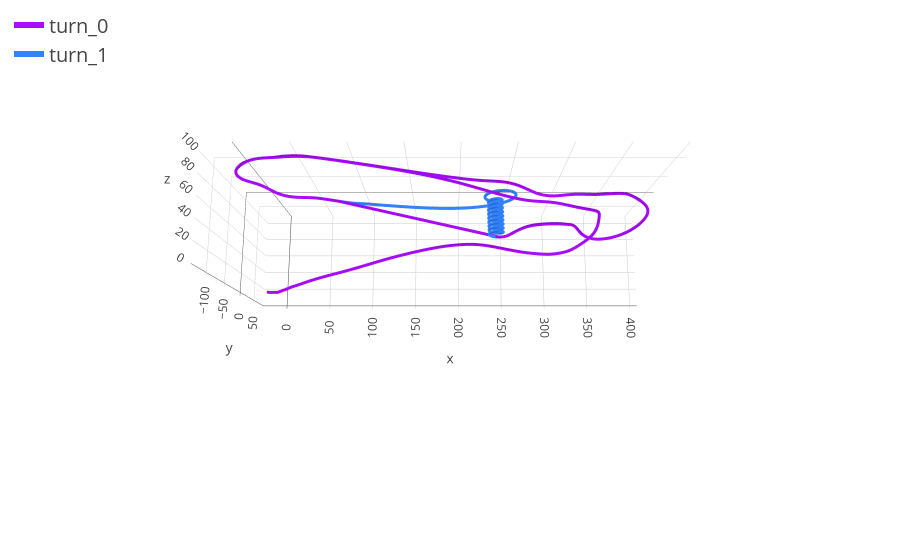

Notebook code cell kept with this figure:
### Code cell
from flightplotting import plotsec, plot_regions
from flightdata import Flight, State
import plotly.express as px
import plotly.graph_objects as go
import numpy as np
from plots import plot_controller
from parsing import make_controller_field, get_last_log
from ardupilot_log_reader import Ardupilot


np.set_printoptions(suppress=True)
log = Ardupilot(str(get_last_log()), types=list(set(Flight.ardupilot_types + ['TSPD', 'TRLL', 'TPIT', 'TYAW', 'TINF', 'RATE'])))

fl = Flight.from_log(log, 
    TSPD = make_controller_field('tspd'),
    TRLL = make_controller_field('trll'),
    TPIT = make_controller_field('tpit'),
    TYAW = make_controller_field('tyaw'),
    TINF = dict(
        tinf_id='id',
        tinf_cmd='cmd',
        tinf_loadfactor='loadfactor',
        tinf_stage = 'stage',
    )
)

st = State.from_flight(fl).label(turn=fl.tinf_id.fillna(0).astype(int).map(lambda x: f'turn_{x}'))

plot_regions(st, 'turn').show()

stt = st.get_label_subset(turn='turn_1')
flt = fl.slice_time_flight(slice(stt.t[0],stt.t[-1]))

### Figure 1 — Plotly figure (JSON) as saved in the notebook; plotly's stock layout.template omitted (floating-point values rounded to 4 significant figures; data arrays with more than 128 entries replaced by an {"elided": "..."} marker saying what was removed)
{"data": [{"facecolor": {"elided": "3278 str values"}, "i": {"elided": "3278 int values"}, "intensitymode": "cell", "j": {"elided": "3278 int values"}, "k": {"elided": "3278 int values"}, "name": "turn_0", "type": "mesh3d", "x": {"elided": "3280 float values"}, "y": {"elided": "3280 float values"}, "z": {"elided": "3280 float values"}}, {"line": {"color": "#AA0DFE", "width": 6}, "mode": "lines", "name": "turn_0", "type": "scatter3d", "x": {"elided": "1640 float values"}, "y": {"elided": "1640 float values"}, "z": {"elided": "1640 float values"}}, {"facecolor": {"elided": "1506 str values"}, "i": {"elided": "1506 int values"}, "intensitymode": "cell", "j": {"elided": "1506 int values"}, "k": {"elided": "1506 int values"}, "name": "turn_1", "type": "mesh3d", "x": {"elided": "1508 float values"}, "y": {"elided": "1508 float values"}, "z": {"elided": "1508 float values"}}, {"line": {"color": "#3283FE", "width": 6}, "mode": "lines", "name": "turn_1", "type": "scatter3d", "x": {"elided": "754 float values"}, "y": {"elided": "754 float values"}, "z": {"elided": "754 float values"}}], "layout": {}}
